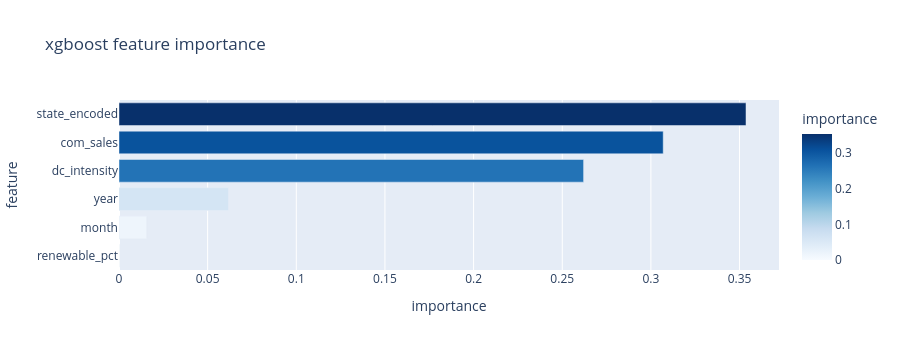

The notebook cell this image was saved under:
### Markdown cell above
## Plotting feature importance
- understand which features are more important in helping the model to make a decision

### Code cell
# show how much each feature contributed to the model's predictions
importance_df = pd.DataFrame({
    'feature': FEATURES,
    'importance': model.feature_importances_
}).sort_values('importance', ascending=True)

fig = px.bar(
    importance_df,
    x='importance',
    y='feature',
    orientation='h',
    title='xgboost feature importance',
    color='importance',
    color_continuous_scale='Blues'
)
fig.update_layout(showlegend=False, height=350)
fig.show()

### Figure 1 — Plotly figure (JSON) as saved in the notebook; plotly's stock layout.template omitted (floating-point values rounded to 4 significant figures)
{"data": [{"hovertemplate": "importance=%{marker.color}<br>feature=%{y}<extra></extra>", "legendgroup": "", "marker": {"color": [0.0, 0.01562, 0.06176, 0.262, 0.3069, 0.3536], "coloraxis": "coloraxis", "pattern": {"shape": ""}}, "name": "", "orientation": "h", "showlegend": false, "textposition": "auto", "type": "bar", "x": [0.0, 0.01562, 0.06176, 0.262, 0.3069, 0.3536], "xaxis": "x", "y": ["renewable_pct", "month", "year", "dc_intensity", "com_sales", "state_encoded"], "yaxis": "y"}], "layout": {"barmode": "relative", "coloraxis": {"colorbar": {"title": {"text": "importance"}}, "colorscale": [[0, "rgb(247,251,255)"], [0.125, "rgb(222,235,247)"], [0.25, "rgb(198,219,239)"], [0.375, "rgb(158,202,225)"], [0.5, "rgb(107,174,214)"], [0.625, "rgb(66,146,198)"], [0.75, "rgb(33,113,181)"], [0.875, "rgb(8,81,156)"], [1, "rgb(8,48,107)"]]}, "height": 350, "legend": {"tracegroupgap": 0}, "showlegend": false, "title": {"text": "xgboost feature importance"}, "xaxis": {"anchor": "y", "domain": [0, 1], "title": {"text": "importance"}}, "yaxis": {"anchor": "x", "domain": [0, 1], "title": {"text": "feature"}}}}
